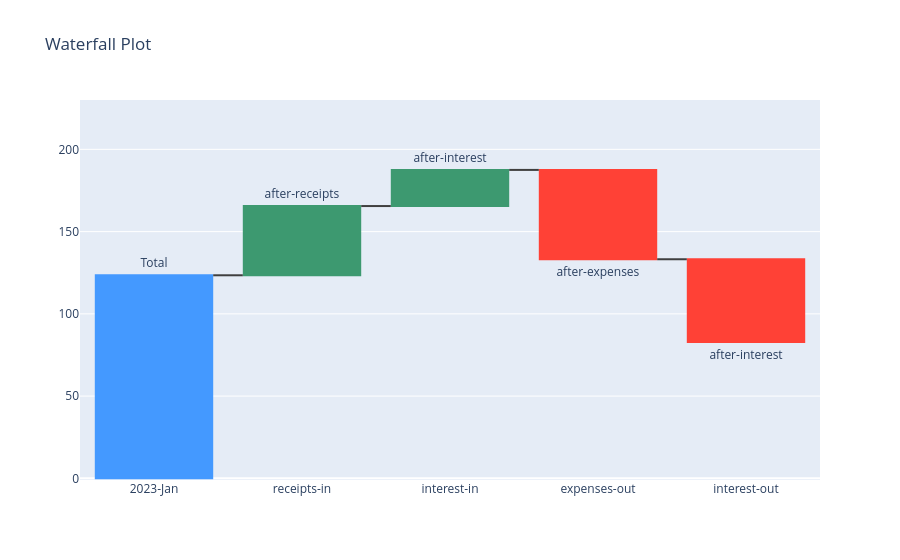

Notebook code cell kept with this figure:
### Code cell
import plotly.graph_objects as go
 
fig = go.Figure(go.Waterfall(
    name='This title is not displayed',
    orientation='v',
    measure=['absolute','relative','relative','relative','relative'],
    x=["2023-Jan", "receipts-in", "interest-in", "expenses-out", "interest-out", "2024-Jan"],
    textposition='outside',
    text=['Total','after-receipts','after-interest','after-expenses','after-interest'],
    y=[123.45,42.08,21.97,-54.31,-50.23],
    connector=dict(line=dict(color='rgb(63, 63, 63)'))
 
))
 
fig.update_layout(
    title='Waterfall Plot',
    showlegend=False
)
 
fig.update_yaxes(range=[-1,230])
fig.show()

### Figure 1 — Plotly figure (JSON) as saved in the notebook; plotly's stock layout.template omitted (floating-point values rounded to 4 significant figures)
{"data": [{"connector": {"line": {"color": "rgb(63, 63, 63)"}}, "measure": ["absolute", "relative", "relative", "relative", "relative"], "name": "This title is not displayed", "orientation": "v", "text": ["Total", "after-receipts", "after-interest", "after-expenses", "after-interest"], "textposition": "outside", "type": "waterfall", "x": ["2023-Jan", "receipts-in", "interest-in", "expenses-out", "interest-out", "2024-Jan"], "y": [123.5, 42.08, 21.97, -54.31, -50.23]}], "layout": {"showlegend": false, "title": {"text": "Waterfall Plot"}, "yaxis": {"range": [-1, 230]}}}
